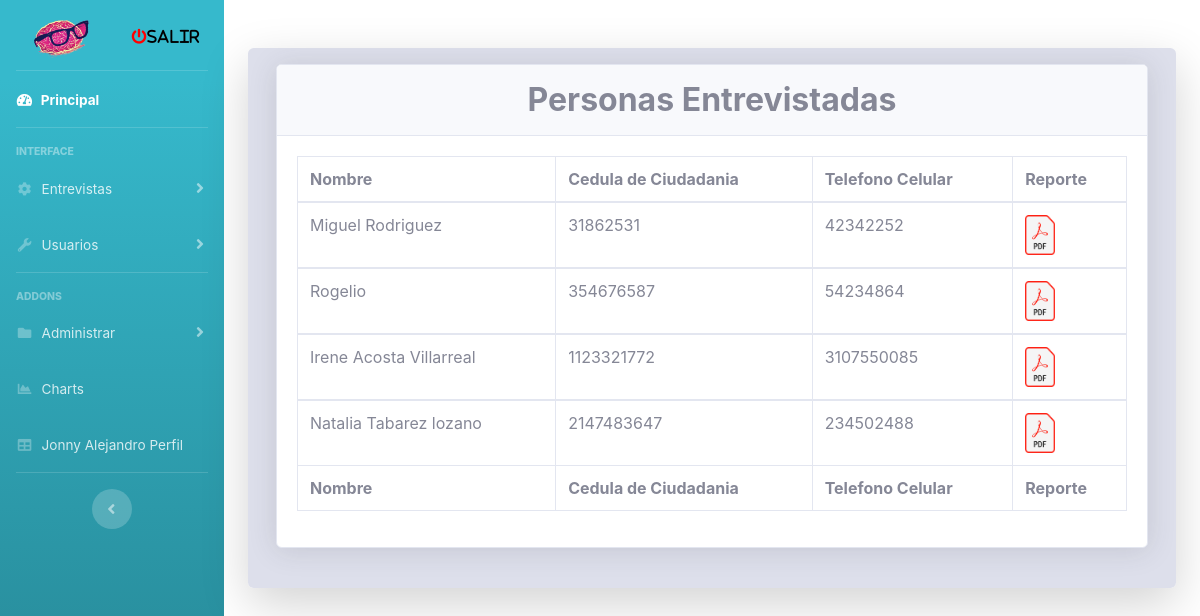
/View/consultarEntrevistaPsicologa.php (signed in), run on the app's committed database.
### tables this page shows
CREATE TABLE `entrevistapsicologica` (
  `nombre` varchar(40) NOT NULL,
  `cc` int(12) NOT NULL,
  `dependencia` varchar(20) NOT NULL,
  `cargo` varchar(40) NOT NULL,
  `cargoAspira` varchar(40) NOT NULL,
  `telefono` varchar(30) NOT NULL,
  `aspiracionSal` varchar(10) DEFAULT NULL,
  `fechaEntrevista` date DEFAULT current_timestamp(),
  `psicologa` varchar(30) NOT NULL,
  `responsabilidad` tinyint(1) NOT NULL,
  `productividad` tinyint(1) NOT NULL,
  `gestionCambio` tinyint(1) NOT NULL,
  `innovacion` tinyint(1) NOT NULL,
  `resiliencia` tinyint(1) NOT NULL,
  `confianza` tinyint(1) NOT NULL,
  `dswm1` varchar(5) NOT NULL DEFAULT 'NO',
  `dswm2` varchar(5) NOT NULL DEFAULT 'NO',
  `dswo3` varchar(5) NOT NULL DEFAULT 'NO',
  `dswc4` varchar(5) NOT NULL DEFAULT 'NO',
  `dswp5` varchar(5) NOT NULL DEFAULT 'NO',
  `dswa6` varchar(5) NOT NULL DEFAULT 'NO',
  `dswd7` varchar(5) NOT NULL DEFAULT 'NO',
  `other1` text DEFAULT NULL,
  `dssk1` varchar(5) NOT NULL DEFAULT 'NO',
  `dssp2` varchar(5) NOT NULL DEFAULT 'NO',
  `dssv3` varchar(5) NOT NULL DEFAULT 'NO',
  `dssd4` varchar(5) NOT NULL DEFAULT 'NO',
  `dssd5` varchar(5) NOT NULL DEFAULT 'NO',
  `dssc6` varchar(5) NOT NULL DEFAULT 'NO',
  `other2` text DEFAULT NULL,
  `dsdp1` varchar(5) NOT NULL DEFAULT 'NO',
  `dsdc2` varchar(5) NOT NULL DEFAULT 'NO',
  `dsdi3` varchar(5) NOT NULL DEFAULT 'NO',
  `dsdc4` varchar(5) NOT NULL DEFAULT 'NO',
  `dsdu5` varchar(5) NOT NULL DEFAULT 'NO',
  `dsdm6` varchar(5) NOT NULL DEFAULT 'NO',
  `dsdd7` varchar(5) NOT NULL DEFAULT 'NO',
  `dsdi8` varchar(5) NOT NULL DEFAULT 'NO',
  `dsdi9` varchar(5) NOT NULL DEFAULT 'NO',
  `dsdr10` varchar(5) NOT NULL DEFAULT 'NO',
  `other3` text DEFAULT NULL,
  `comportamientoEtico` varchar(100) NOT NULL,
  `fuenteR` varchar(20) NOT NULL,
  `resultadoI` varchar(3) DEFAULT NULL,
  `inteligenciaE` varchar(30) NOT NULL,
  `candidatoU` varchar(2) NOT NULL,
  `explicacion` text DEFAULT NULL,
  `resolucionProblemas` varchar(30) NOT NULL,
  `observaciones` text DEFAULT NULL,
  `adecuado` varchar(5) NOT NULL DEFAULT 'NO',
  `adecuadoP` varchar(5) NOT NULL DEFAULT 'NO',
  `parcialmente` varchar(5) NOT NULL DEFAULT 'NO',
  `primera` varchar(5) NOT NULL DEFAULT 'NO',
  `segunda` varchar(5) NOT NULL DEFAULT 'NO',
  `noA` varchar(5) NOT NULL DEFAULT 'NO',
  `concepto` text DEFAULT NULL,
  `co` int(11) DEFAULT NULL,
  `terminado` varchar(5) NOT NULL DEFAULT 'False',
  `modificar` varchar(10) NOT NULL DEFAULT 'False'
);

### View/consultarEntrevistaPsicologa.php (the view, shortened to what this page needs)
<?php include "../config.php";
if (isset($_SESSION["rol"])) {
  switch($_SESSION['rol']){
    case 1:
      include "../template/sidebar.php";
    break;
  }
}
?>
<!DOCTYPE html>
<html xmlns="http://www.w3.org/1999/xhtml">
<?php include FOLDER_TEMPLATE . "head.php"; ?>
<body id="page-top">
  <div class="container">
    <div class="card o-hidden border-0 shadow-lg my-5">
      <div class="card-body p-3 bg-gray-300">
        <div class="row">
          <div class="col-md-12">
            <div class="col-md-12 mx-auto">
              <div class="form-group">
                <div class="card shadow mb-4">
                  <div class="card-header py-3">
                    <center>
                      <h2 class="m-0 font-weight-bold text">Personas Entrevistadas</h2>
                    </center>
                  </div>
                  <div class="card-body">
                    <div class="table-responsive">
                      <table class="table table-bordered" width="100%" cellspacing="10">
                        <thead>
                          <tr>
                            <th>Nombre </th>
                            <th>Cedula de Ciudadania</th>
                            <th>Telefono Celular</th>
                            <th>Reporte</th>
                          </tr>
                        </thead>
                        <tfoot>
                          <tr>
                            <th>Nombre </th>
                            <th>Cedula de Ciudadania</th>
                            <th>Telefono Celular</th>
                            <th>Reporte</th>
                          </tr>
                        </tfoot>
                        <?php
                        require_once "../Model/conexioon.php";
                        $co = $_SESSION['co'];
                        $sql = "SELECT * FROM `entrevistapsicologica` where terminado = 'True' and co = '$co'  ";
                        $rta = $objCnx->query($sql);
                        while ($datos = $rta->fetch_array()) {
                        ?>
                          <tbody>
                            <tr>
                              <td><?php echo $datos['nombre'] ?></td>
                              <td><?php echo $datos['cc'] ?></td>
                              <td><?php echo $datos['telefono'] ?></td>
                              <td><a href="../Reportes/pdf-EntrevistaPsicologicaCompleta.php?cc=<?php echo $datos['cc'] ?>" target="_blank"><img src="../img/pdf.png" alt="Sacar Reporte" width="30" height="40" style="padding: 0px;"></a></td>
                            </tr>
                          <?php
                        }
                          ?>
                          </tbody>
                      </table>
                    </div>
                  </div>
                </div>
              </div>
            </div>
          </div>
        </div>
</body>
</html>

### template/sidebar.php (shortened to what this page needs)
<html lang="es">
<?php include FOLDER_TEMPLATE . "head.php"; ?>
<body>
  <div id="wrapper">
    <ul class="navbar-nav bg-gradient-info  sidebar sidebar-dark accordion" id="accordionSidebar">
      <a class="sidebar-brand d-flex align-items-center justify-content-center" href="<?= URL_PROY ?>Model/logout.php">
        <div class="sidebar-brand-icon rotate-n-15">
          <img src="../img/Psicologiaico.ico" class="col-lg-10 d-none d-lg-block" alt="" height="" width="">
        </div>
        <div class="sidebar-brand-text mx-2"><i class='fas fa-power-off' style='font-size:15px;color:red'><span style='font-size:15px;color:black'>SALIR</span></i>
        </div>
      </a>
      <hr class="sidebar-divider my-0">
      <li class="nav-item active">
        <a class="nav-link" href="principal.php">
          <i class="fas fa-fw fa-tachometer-alt"></i>
          <span>Principal</span></a>
      </li>
      <hr class="sidebar-divider">
      <div class="sidebar-heading">
        Interface
      </div>
      <li class="nav-item">
        <a class="nav-link collapsed" href="#" data-toggle="collapse" data-target="#collapseTwo" aria-expanded="true" aria-controls="collapseTwo">
          <i class="fas fa-fw fa-cog"></i>
          <span>Entrevistas</span>
        </a>
      </li>
      <li class="nav-item">
        <a class="nav-link collapsed" href="#" data-toggle="collapse" data-target="#collapseUtilities" aria-expanded="true" aria-controls="collapseUtilities">
          <i class="fas fa-fw fa-wrench"></i>
          <span>Usuarios</span>
        </a>
      </li>
      <hr class="sidebar-divider">
      <div class="sidebar-heading">
        Addons
      </div>
      <li class="nav-item">
        <a class="nav-link collapsed" href="#" data-toggle="collapse" data-target="#collapsePages" aria-expanded="true" aria-controls="collapsePages">
          <i class="fas fa-fw fa-folder"></i>
          <span>Administrar</span>
        </a>
      </li>
      <li class="nav-item">
        <a class="nav-link" href="Chart.php">
          <i class="fas fa-fw fa-chart-area"></i>
          <span>Charts</span></a>
      </li>
      <li class="nav-item">
        <a class="nav-link" href="misDatos.php">
          <i class="fas fa-fw fa-table"></i>
          <span><?php echo $_SESSION['nombre'] ?> Perfil</span></a>
      </li>
      <hr class="sidebar-divider d-none d-md-block">
      <div class="text-center d-none d-md-inline">
        <button class="rounded-circle border-0" id="sidebarToggle"></button>
      </div>
    </ul>
</body>

### template/head.php (shortened to what this page needs)
<head>
<html lang="es">
<link href="<?=URL_CSS?>all.min.css" rel="stylesheet" type="text/css">
<link href="<?=URL_CSS?>sb-admin-2.min.css" rel="stylesheet">
<link href="<?=URL_CSS?>dataTables.bootstrap4.min.css" rel="stylesheet">
</head>
<body id="page-top">

### View/consultarEntrevistaPsicologa.php (style rules this page uses)
i { margin-top: 3px; }
td { width: auto; height: auto; }

### data on the page
entrevistapsicologica: nombre "Miguel Rodriguez", cc "31862531", telefono "42342252"
entrevistapsicologica: nombre "Rogelio", cc "354676587", telefono "54234864"
entrevistapsicologica: nombre "Irene Acosta Villarreal", cc "1123321772", telefono "3107550085"
entrevistapsicologica: nombre "Natalia Tabarez lozano", cc "2147483647", telefono "234502488"

### other printed values
$_SESSION['nombre'] "Jonny Alejandro"
